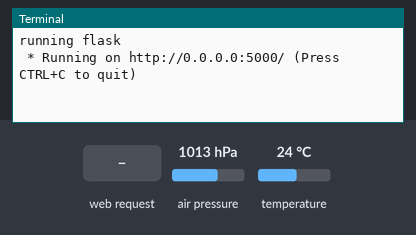
This program was run on a simulated Raspberry Pi (BCM pin numbers). Parts: the last lines printed to the terminal. Inputs (shaded band) come from the test bench; at power-on: air pressure 1013 hPa, temperature 24 °C. The clock reads 2024-03-15 10:24:30 at power-on unless the program sets it.

Above: at 1.2 s.
1.3 s: HTTP request for /metrics received
At 2.5 s:
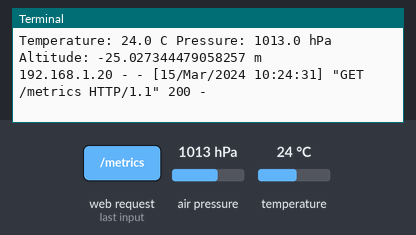
2.8 s: HTTP request for / received
At 3.6 s:
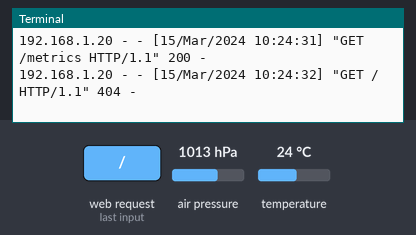

Measured:
- after the input at 1.3 s, the terminal: prints a new line at once (image 1)
- after the input at 2.8 s, the terminal: prints a new line at once (image 2)

The program:

main.py
```python
import time
import board
import adafruit_bmp280
from flask import Flask

app = Flask(__name__)

# Initialize I2C bus
i2c = board.I2C()

# Initialize BMP280 sensor
bmp280 = adafruit_bmp280.Adafruit_BMP280_I2C(i2c, address=0x76)

# Set sea level pressure (default: 1013.25 hPa)
# https://meteo.arso.gov.si/uploads/probase/www/observ/surface/text/sl/observationAms_PORTOROZ_SECOVLJE_history.html
bmp280.sea_level_pressure = 1010

@app.route('/metrics')
def metrics():
    temp = bmp280.temperature
    pressure = bmp280.pressure
    altitude = bmp280.altitude
    if temp is not None and pressure is not None:
        print(f"Temperature: {temp} C", f"Pressure: {pressure} hPa", f"Altitude: {altitude} m")
        return '# HELP local_temp local temperature\n# TYPE local_temp gauge\nlocal_temp {}\n# HELP local_pressure local pressure\n# TYPE local_pressure gauge\nlocal_pressure {}\n'.format(float(temp), int(pressure)), 200, {'Content-Type': 'text/plain; charset=utf-8'}
    else:
        return 'Could not read from BMP280.', 200, {'Content-Type': 'text/plain; charset=utf-8'}

if __name__ == "__main__":
    print("running flask")
    app.run(host="0.0.0.0", port=5000)
```
